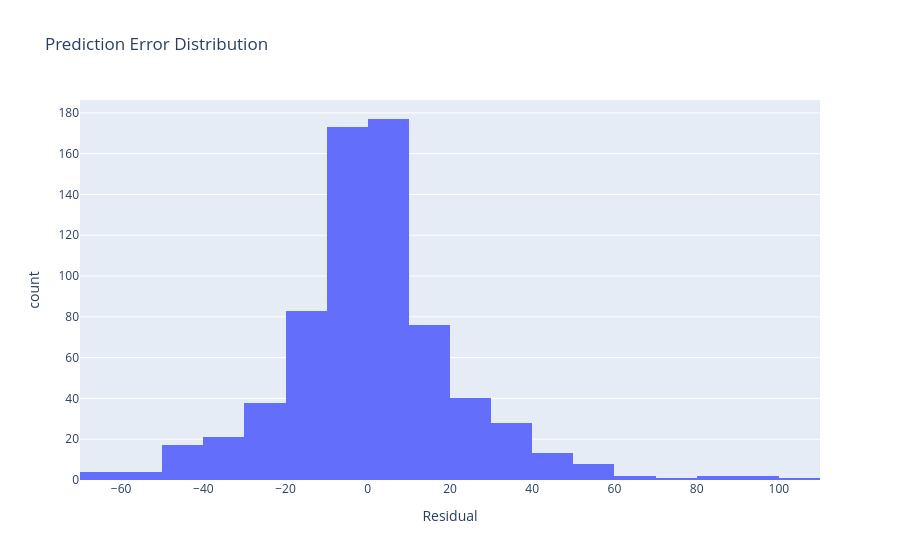

This figure's notebook cell:
### Markdown cell above
## Error Distribution

### Code cell
fig = px.histogram(
    results,
    x="Residual",
    nbins=30,
    title="Prediction Error Distribution"
)

fig.show()

### Figure 1 — Plotly figure (JSON) as saved in the notebook; plotly's stock layout.template omitted (floating-point values rounded to 4 significant figures; data arrays with more than 128 entries replaced by an {"elided": "..."} marker saying what was removed)
{"data": [{"bingroup": "x", "hovertemplate": "Residual=%{x}<br>count=%{y}<extra></extra>", "legendgroup": "", "marker": {"color": "#636efa", "pattern": {"shape": ""}}, "name": "", "nbinsx": 30, "orientation": "v", "showlegend": false, "type": "histogram", "x": {"elided": "690 float values"}, "xaxis": "x", "yaxis": "y"}], "layout": {"barmode": "relative", "legend": {"tracegroupgap": 0}, "title": {"text": "Prediction Error Distribution"}, "xaxis": {"anchor": "y", "domain": [0, 1], "title": {"text": "Residual"}}, "yaxis": {"anchor": "x", "domain": [0, 1], "title": {"text": "count"}}}}
